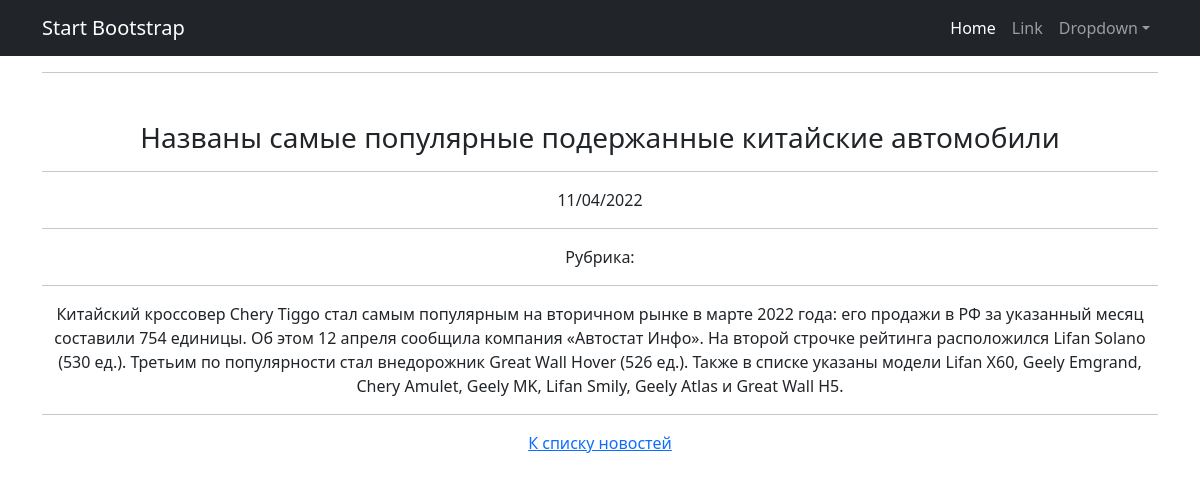
Screenshot of /news/3 with the database file from the repository.
### news/models.py (models this page shows, shortened)
class Post(models.Model):
    author = models.ForeignKey(Author, on_delete=models.CASCADE)
    timeAdding = models.DateTimeField(auto_now_add=True)
    title = models.CharField(max_length=128)
    NEWS = 'NW'
    ARTICLE = 'AR'
    CATEGORY_CHOICES = (
        (NEWS, 'Новость'),
        (ARTICLE, 'Статья'),
    )
    postType = models.CharField(max_length=2, choices=CATEGORY_CHOICES, default=NEWS)
    postCategory = models.ManyToManyField(Category, through='PostCategory')
    text = models.TextField()
    rating = models.SmallIntegerField(default=0)
    class Meta:
        verbose_name = 'Пост'
        verbose_name_plural = 'Посты'

### news/views.py (the view)
# urls.py: path('news/<int:pk>', PostDetail.as_view(), name='post_detail'),
class PostDetail(DetailView):
    model = Post
    template_name = 'post.html'
    context_object_name = 'post_detail'

### news/templatetags/custom_filters.py (called while the page is built)
@register.filter
def censor(value):
    forbidden_words = ["редиска", "сосиска"]
    words = value.split()
    result = []
    for word in words:
        if word.lower() in forbidden_words:
            result.append(word[0] + "*"*(len(word)-2) + word[-1])
        else:
            result.append(word)
    return " ".join(result)

### templates/post.html (shortened to what this page needs)
{% extends 'flatpages/default.html' %}
{% load custom_filters %}
{% block content %}
    <td><h3>{{post_detail.title|censor}}</h3></td>
    <hr>
    <td>{{post_detail.timeAdding|date:'d/m/Y'}}</td>
    <hr>
    <td>
        Рубрика:
    </td>
    <hr>
    <td>{{post_detail.text|censor}}</td>
{% endblock content %}
{% block footer %}
    <a href="{% url 'news_list' %}">К списку новостей</a>
{% endblock footer %}

### rows the page displays
Post: title|censor "Названы самые популярные подержанные китайские автомобили", timeAdding "11/04/2022", text|censor "Китайский кроссовер Chery Tiggo стал самым популярным на вторичном рынке в марте 2022 года: его продажи в РФ за указанный месяц составили 754 единицы. Об этом 12 апреля сообщила компания «Автостат Инфо». На второй строчке рейтинга расположился Lifan Solano (530 ед.). Третьим по популярности стал внедорожник Great Wall Hover (526 ед.). Также в списке указаны модели Lifan X60, Geely Emgrand, Chery Amulet, Geely MK, Lifan Smily, Geely Atlas и Great Wall H5."
